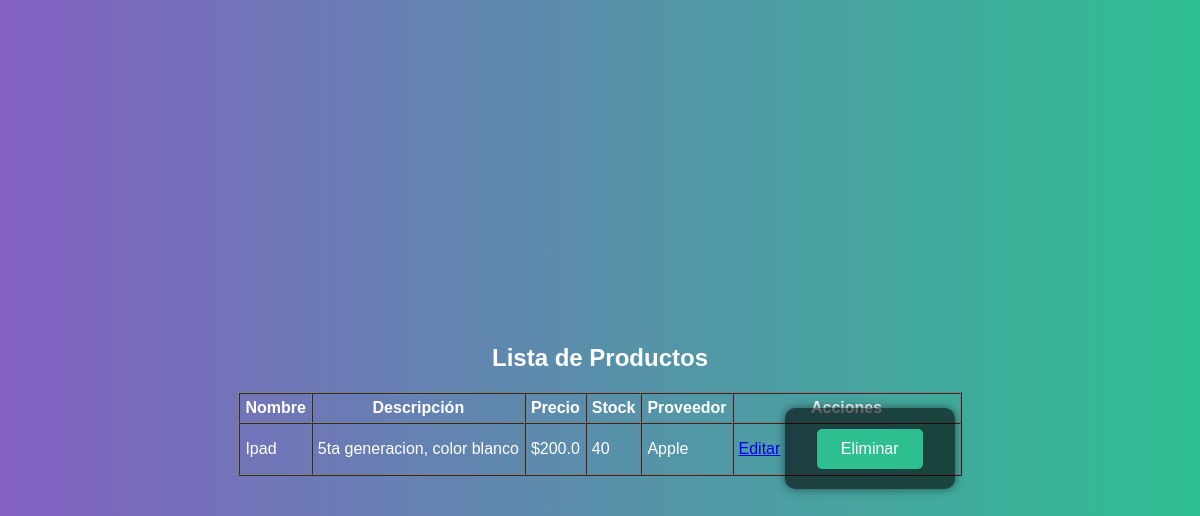
The page /productos (signed in) on the database as committed earlier.
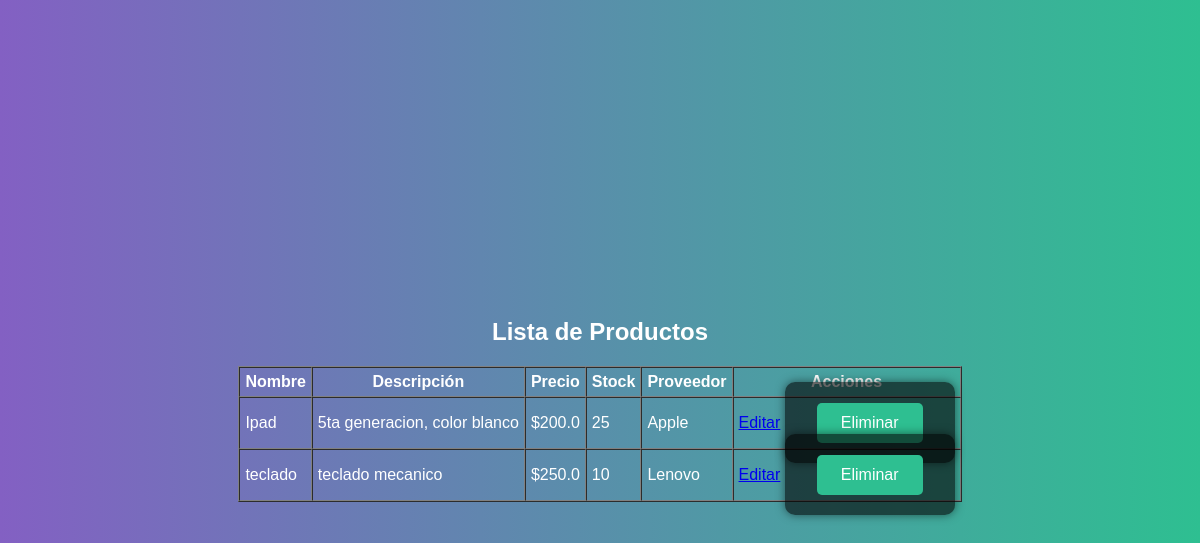
The same page on the database as committed later.
### app/models.py (models this page shows, shortened)
class Producto(db.Model):
    id = db.Column(db.Integer, primary_key=True)
    nombre = db.Column(db.String(150), nullable=False)
    descripcion = db.Column(db.Text)
    precio = db.Column(db.Float, nullable=False)
    stock = db.Column(db.Integer, nullable=False)
    proveedor_id = db.Column(db.Integer, db.ForeignKey('proveedor.id'), nullable=False)

class Proveedor(db.Model):
    id = db.Column(db.Integer, primary_key=True)
    nombre = db.Column(db.String(150), nullable=False)
    email = db.Column(db.String(120))
    telefono = db.Column(db.String(50))
    productos = db.relationship('Producto', backref='proveedor', lazy=True)

### app/routes.py (the view)
@main.route('/productos')
@login_required
def listar_productos():
    productos = Producto.query.all()
    return render_template('listar_productos.html', productos=productos)

### app/templates/listar_productos.html (shortened to what this page needs)
{% extends 'base.html' %}
{% block content %}
<h2>Lista de Productos</h2>
{% if productos %}
  <table border="1" cellpadding="5" cellspacing="0">
    <thead>
      <tr>
        <th>Nombre</th>
        <th>Descripción</th>
        <th>Precio</th>
        <th>Stock</th>
        <th>Proveedor</th>
        {% if current_user.role == 'admin' %}
          <th>Acciones</th>
        {% endif %}
      </tr>
    </thead>
    <tbody>
      {% for producto in productos %}
      <tr>
        <td>{{ producto.nombre }}</td>
        <td>{{ producto.descripcion }}</td>
        <td>${{ producto.precio }}</td>
        <td>{{ producto.stock }}</td>
        <td>{{ producto.proveedor.nombre }}</td>
        {% if current_user.role == 'admin' %}
          <td>
            <a href="{{ url_for('main.editar_producto', id=producto.id) }}">Editar</a>
            <form action="{{ url_for('main.eliminar_producto', id=producto.id) }}" method="POST" style="display:inline;">
                <button type="submit" onclick="return confirm('¿Estás seguro de que deseas eliminar este producto?')">Eliminar</button>
            </form>
          </td>
        {% endif %}
      </tr>
      {% endfor %}
    </tbody>
  </table>
{% else %}
  <p>No hay productos registrados.</p>
{% endif %}
{% endblock %}

Rows that differ between the two databases and show on the page:
changed Producto "Ipad": stock "40" → "25"
added Producto: nombre "teclado", descripcion "teclado mecanico", precio "250.0", stock "10", proveedor.nombre "Lenovo"
